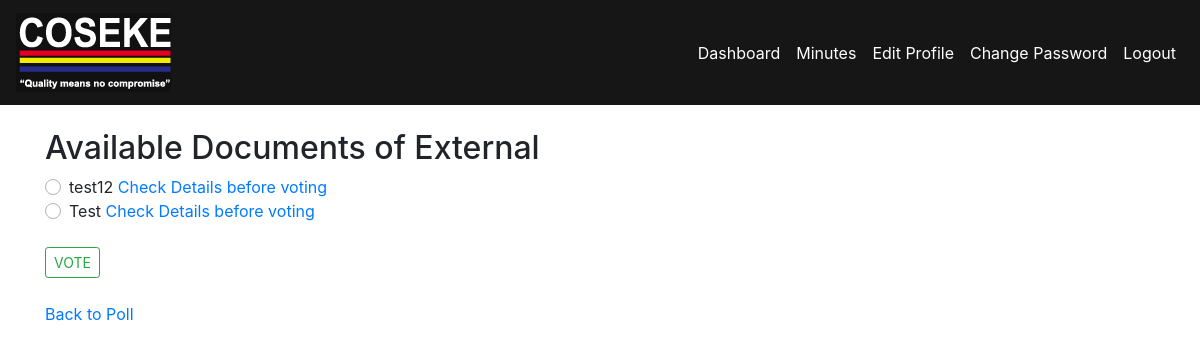
The page /document/14/ (signed in) on the database its author committed.
### poll/models.py (models this page shows, shortened)
class Category(models.Model):
    title = models.CharField(max_length=50, unique=True)
    def __str__(self):
        return self.title

class Document(models.Model):
    name = models.CharField(max_length=50)
    file = models.FileField(blank=False, null=False)
    total_vote = models.IntegerField(default=0, editable=False)
    category = models.ForeignKey(Category, on_delete=models.CASCADE)

### poll/views.py (the view)
# urls.py: path('document/<int:pos>/', views.documentView, name='document'),
@login_required
def documentView(request, pos):
    obj = get_object_or_404(Category, pk=pos)
    if request.method == "POST":
        temp = ControlVote.objects.get_or_create(
            user=request.user, category=obj)[0]
        if temp.status == False:
            temp2 = Document.objects.get(pk=request.POST.get(obj.title))
            temp2.total_vote += 1
            temp2.save()
            temp.status = True
            temp.save()
            return HttpResponseRedirect('/category/')
        else:
            messages.success(
                request, 'you have already been voted this category.')
            return render(request, 'poll/document.html', {'obj': obj})
    else:
        return render(request, 'poll/document.html', {'obj': obj})

### poll/templates/poll/document.html (shortened to what this page needs)
{% extends "base.html" %}
{% block content %}
  <h2>Available Documents of {{ obj.title }}</h2>
  <form action="" method="POST">
    {% for c in obj.document_set.all %}
     <div class="custom-control custom-radio">
      <label class="custom-control-label" for="id_{{c.id}}">{{c.name}} <a href="{% url 'detail' c.id %}">Check Details before voting</a></label>
    </div>
    {% empty %}
      <p>No Documents Available</p>
    {% endfor %}
    <br><input type="submit" class="btn btn-outline-success btn-sm" value="VOTE">
  </form>
  <br><p><a href="{% url 'category' %}">Back to Poll</a></p>
{% endblock %}

### rows shown on the page
Category: title "External"
Document: name "test12"
Document: name "Test"
